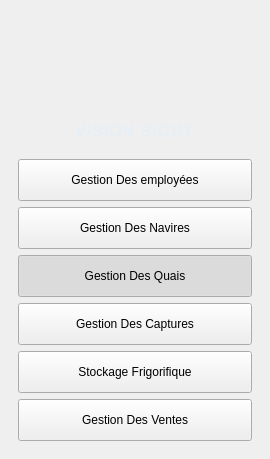
     <widget class="QFrame" name="sidebar">
      <property name="minimumSize"><size><width>270</width><height>0</height></size></property>
      <property name="maximumSize"><size><width>270</width><height>16777215</height></size></property>
      <property name="frameShape"><enum>QFrame::NoFrame</enum></property>
      <layout class="QVBoxLayout" name="sidebarLayout">
        <property name="spacing"><number>6</number></property>
       <property name="leftMargin"><number>18</number></property>
       <property name="topMargin"><number>18</number></property>
       <property name="rightMargin"><number>18</number></property>
       <property name="bottomMargin"><number>18</number></property>

       <item>
        <widget class="QWidget" name="brandBox" native="true">
         <layout class="QVBoxLayout" name="brandBoxLayout">
          <property name="spacing"><number>8</number></property>
          <property name="leftMargin"><number>0</number></property>
          <property name="topMargin"><number>0</number></property>
          <property name="rightMargin"><number>0</number></property>
          <property name="bottomMargin"><number>0</number></property>
          <item alignment="Qt::AlignHCenter">
           <widget class="QLabel" name="logo">
            <property name="minimumSize"><size><width>96</width><height>96</height></size></property>
            <property name="maximumSize"><size><width>96</width><height>96</height></size></property>
            <property name="text"><string/></property>
            <property name="alignment"><set>Qt::AlignCenter</set></property>
            <property name="pixmap">
             <pixmap resource="../resources/quai_resources.qrc">:/quai/logo_circle.png</pixmap>
            </property>
            <property name="scaledContents"><bool>true</bool></property>
           </widget>
          </item>
          <item alignment="Qt::AlignHCenter">
           <widget class="QLabel" name="brandTitle">
            <property name="styleSheet">
             <string notr="true">color: #e6eef6;
font-size: 16px;
font-weight: 800;
font-family: 'Segoe UI', Arial;
letter-spacing: 1px;</string>
            </property>
            <property name="text"><string>VISION SIGHT</string></property>
            <property name="alignment"><set>Qt::AlignCenter</set></property>
           </widget>
          </item>
         </layout>
        </widget>
       </item>

       <item>
        <spacer name="sidebarSpacer1">
         <property name="orientation"><enum>Qt::Vertical</enum></property>
         <property name="sizeType"><enum>QSizePolicy::Fixed</enum></property>
         <property name="sizeHint" stdset="0"><size><width>0</width><height>12</height></size></property>
        </spacer>
       </item>

       <item>
        <widget class="QPushButton" name="sideBtn0">
         <property name="minimumSize"><size><width>0</width><height>42</height></size></property>
         <property name="text"><string>Gestion Des employées</string></property>
         <property name="toolTip"><string>Gestion Des employées</string></property>
         <property name="checkable"><bool>true</bool></property>
         <property name="autoExclusive"><bool>true</bool></property>
         <property name="checked"><bool>false</bool></property>
         <property name="cursor"><cursorShape>PointingHandCursor</cursorShape></property>
        </widget>
       </item>
       <item>
        <widget class="QPushButton" name="sideBtn1">
         <property name="minimumSize"><size><width>0</width><height>42</height></size></property>
         <property name="text"><string>Gestion Des Navires</string></property>
         <property name="toolTip"><string>Gestion Des Navires</string></property>
         <property name="checkable"><bool>true</bool></property>
         <property name="autoExclusive"><bool>true</bool></property>
         <property name="cursor"><cursorShape>PointingHandCursor</cursorShape></property>
        </widget>
       </item>
       <item>
        <widget class="QPushButton" name="sideBtn2">
         <property name="minimumSize"><size><width>0</width><height>42</height></size></property>
         <property name="text"><string>Gestion Des Quais</string></property>
         <property name="toolTip"><string>Gestion Des Quais</string></property>
         <property name="checkable"><bool>true</bool></property>
         <property name="autoExclusive"><bool>true</bool></property>
         <property name="checked"><bool>true</bool></property>
         <property name="cursor"><cursorShape>PointingHandCursor</cursorShape></property>
        </widget>
       </item>
       <item>
        <widget class="QPushButton" name="sideBtn3">
         <property name="minimumSize"><size><width>0</width><height>42</height></size></property>
         <property name="text"><string>Gestion Des Captures</string></property>
         <property name="toolTip"><string>Gestion Des Captures</string></property>
         <property name="checkable"><bool>true</bool></property>
         <property name="autoExclusive"><bool>true</bool></property>
         <property name="cursor"><cursorShape>PointingHandCursor</cursorShape></property>
        </widget>
       </item>
       <item>
        <widget class="QPushButton" name="sideBtn4">
         <property name="minimumSize"><size><width>0</width><height>42</height></size></property>
         <property name="text"><string>Stockage Frigorifique</string></property>
         <property name="toolTip"><string>Stockage Frigorifique</string></property>
         <property name="checkable"><bool>true</bool></property>
         <property name="autoExclusive"><bool>true</bool></property>
         <property name="cursor"><cursorShape>PointingHandCursor</cursorShape></property>
        </widget>
       </item>
       <item>
        <widget class="QPushButton" name="sideBtn5">
         <property name="minimumSize"><size><width>0</width><height>42</height></size></property>
         <property name="text"><string>Gestion Des Ventes</string></property>
         <property name="toolTip"><string>Gestion Des Ventes</string></property>
         <property name="checkable"><bool>true</bool></property>
         <property name="autoExclusive"><bool>true</bool></property>
         <property name="cursor"><cursorShape>PointingHandCursor</cursorShape></property>
        </widget>
       </item>

       <item>
        <spacer name="sidebarStretch">
         <property name="orientation"><enum>Qt::Vertical</enum></property>
         <property name="sizeHint" stdset="0"><size><width>0</width><height>0</height></size></property>
        </spacer>
       </item>
      </layout>
     </widget>
